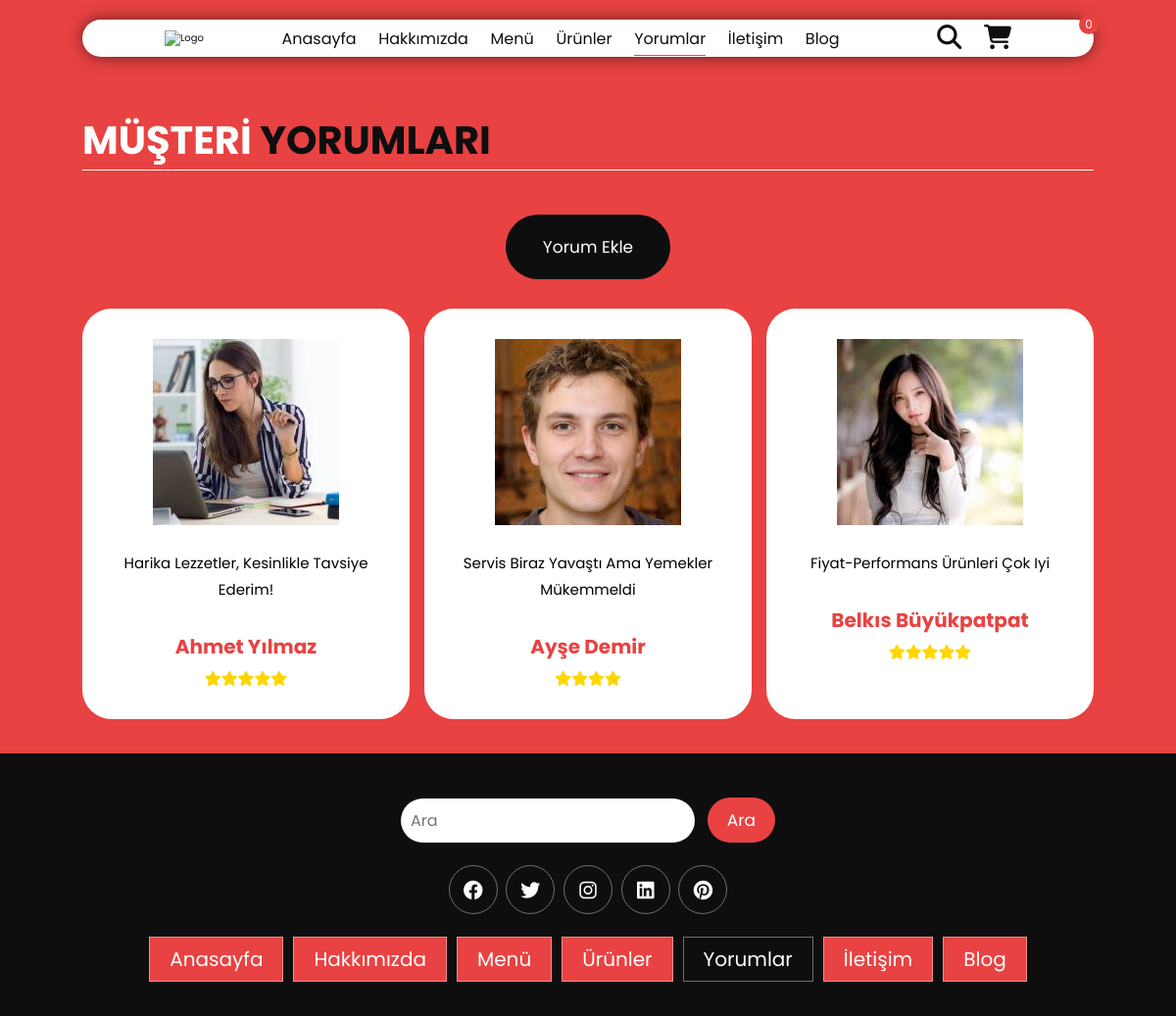
/review.php, run on the app's committed database.
### tables this page shows
CREATE TABLE IF NOT EXISTS reviews (
    id INT AUTO_INCREMENT PRIMARY KEY,
    user_name VARCHAR(100) NOT NULL,
    user_image VARCHAR(255),
    comment TEXT NOT NULL,
    rating INT NOT NULL,
    created_at TIMESTAMP DEFAULT CURRENT_TIMESTAMP
);

### config/db.php (called while the page is built, shortened)
<?php
function getCartCount() {
    return array_sum(array_column($_SESSION['cart'], 'quantity'));
}

### review.php (the view, shortened to what this page needs)
<?php
require_once 'config/db.php';
$active_page = "review";
$reviews = $db->query("SELECT * FROM reviews ORDER BY created_at DESC")->fetchAll(PDO::FETCH_ASSOC);
?>
<!DOCTYPE html>
<html lang="tr">
<head>
    <link rel="stylesheet" href="https://cdnjs.cloudflare.com/ajax/libs/font-awesome/6.1.1/css/all.min.css" />
    <link rel="stylesheet" href="assets/css/style.css" />
</head>
<body>
    <?php include 'partials/header.php'; ?>
<section class="review" id="review">
    <h1 class="heading">Müşteri <span>Yorumları</span></h1>
    <div style="text-align: center; margin-bottom: 3rem;">
        <a href="add_review.php" class="btn">Yorum Ekle</a>
    </div>
    <div class="box-container">
        <?php foreach ($reviews as $review): ?>
        <div class="box">
            <img src="assets/images/<?= htmlspecialchars($review['user_image']) ?>" alt="quote" />
            <p><?= htmlspecialchars($review['comment']) ?></p>
            <h3><?= htmlspecialchars($review['user_name']) ?></h3>
            <div class="stars">
                <?= str_repeat('<i class="fas fa-star"></i>', $review['rating']) ?>
            </div>
        </div>
    <?php endforeach; ?>
    </div>
</section>
    <?php include 'partials/footer.php'; ?>
</body>
</html>

### partials/header.php (shortened to what this page needs)
<header class="header">
    <a href="index.php" class="logo">
        <img src="assets/images/logo.png" alt="logo" />
    </a>
    <nav class="navbar">
        <a <?php echo $active_page == 'home' ? 'class="active"' : ''; ?> href="index.php">Anasayfa</a>
        <a <?php echo $active_page == 'about' ? 'class="active"' : ''; ?> href="about.php">Hakkımızda</a>
        <a <?php echo $active_page == 'menu' ? 'class="active"' : ''; ?> href="menu.php">Menü</a>
        <a <?php echo $active_page == 'products' ? 'class="active"' : ''; ?> href="products.php">Ürünler</a>
        <a <?php echo $active_page == 'review' ? 'class="active"' : ''; ?> href="review.php">Yorumlar</a>
        <a <?php echo $active_page == 'contact' ? 'class="active"' : ''; ?> href="contact.php">İletişim</a>
        <a <?php echo $active_page == 'blogs' ? 'class="active"' : ''; ?> href="blogs.php">Blog</a>
    </nav>
    <div class="buttons">
        <button id="search-btn">
            <i class="fas fa-search"></i>
        </button>
        <button id="cart-btn">
            <i class="fas fa-shopping-cart"></i>
            <span class="cart-count"><?php echo getCartCount(); ?></span>
        </button>
    </div>
</header>

### partials/footer.php
<section class="footer">
    <div class="search">
        <form action="search.php" method="GET">
            <input type="text" class="search-input" placeholder="Ara" name="q" />
            <button type="submit" class="btn btn-primary">Ara</button>
        </form>
    </div>
    <div class="share">
        <a href="#" class="fab fa-facebook"></a>
        <a href="#" class="fab fa-twitter"></a>
        <a href="#" class="fab fa-instagram"></a>
        <a href="#" class="fab fa-linkedin"></a>
        <a href="#" class="fab fa-pinterest"></a>
    </div>
    <div class="links">
        <a <?php echo $active_page == 'home' ? 'class="active"' : ''; ?> href="index.php">Anasayfa</a>
        <a <?php echo $active_page == 'about' ? 'class="active"' : ''; ?> href="about.php">Hakkımızda</a>
        <a <?php echo $active_page == 'menu' ? 'class="active"' : ''; ?> href="menu.php">Menü</a>
        <a <?php echo $active_page == 'products' ? 'class="active"' : ''; ?> href="products.php">Ürünler</a>
        <a <?php echo $active_page == 'review' ? 'class="active"' : ''; ?> href="review.php">Yorumlar</a>
        <a <?php echo $active_page == 'contact' ? 'class="active"' : ''; ?> href="contact.php">İletişim</a>
        <a <?php echo $active_page == 'blogs' ? 'class="active"' : ''; ?> href="blogs.php">Blog</a>
    </div>
</section>

### assets/css/style.css (style rules this page uses)
:root { --main-color: #e84242; --black-color: #0e0e0e; --border: 0.1rem solid rgba(255, 255, 255, 0.4); }
* { font-family: "Poppins", sans-serif; margin: 0; padding: 0; box-sizing: border-box; outline: none; border: none; text-decoration: none; text-transform: capitalize; transition: 0.2s ease; }
html { font-size: 62.5%; scroll-padding-top: 9rem; scroll-behavior: smooth; overflow-x: hidden; }
body { background-color: var(--main-color); overflow-x: hidden; }
section { padding: 3.5rem 7%; }
a { color: var(--black-color); text-decoration: none; }
.btn { margin-top: 1rem; display: inline-block; padding: 2rem 3.75rem; border-radius: 30rem; font-size: 1.7rem; color: #fff; background-color: var(--black-color); cursor: pointer; }
.heading { color: #fff; text-transform: uppercase; font-size: 4rem; margin-bottom: 3.5rem; border-bottom: 0.1rem solid #fff; }
.heading span { color: var(--black-color); text-transform: uppercase; }
.search-input { font-size: 1.6rem; color: var(--black-color); padding: 1rem; text-transform: none; border-radius: 3rem; }
.header .logo img { height: 10rem; }
.header { background-color: #fff; display: flex; align-items: center; justify-content: space-between; padding: 0 7%; margin: 2rem 7%; border-radius: 30rem; box-shadow: 0px 0px 17px -2px rgba(0, 0, 0, 0.75); position: sticky; top: 0; z-index: 1000; }
.header .navbar a { margin: 0 1rem; font-size: 1.6rem; color: var(--black-color); border-bottom: 0.1rem solid transparent; }
.header .navbar .active, .header .navbar a:hover { border-color: var(--main-color); padding-bottom: 0.5rem; }
.header .buttons button { cursor: pointer; font-size: 2.5rem; margin-left: 2rem; background-color: transparent; color: var(--black-color); }
.review .box-container { display: grid; grid-template-columns: repeat(auto-fit, minmax(30rem, 1fr)); gap: 1.5rem; }
.review .box-container .box { border: var(--border); text-align: center; padding: 3rem 2rem; background-color: #fff; border-radius: 3rem; }
.review .box-container .box p { font-size: 1.5rem; line-height: 1.8; padding: 2rem 0; }
.review .box-container .box h3 { padding: 1rem 0; font-size: 2rem; color: var(--main-color); }
.review .box-container .box .stars i { font-size: 1.5rem; color: gold; }
.footer { background-color: var(--black-color); text-align: center; }
.footer .search { display: flex; justify-content: center; }
.footer .search .search-input { width: 30rem; }
.footer .search .btn-primary { background-color: var(--main-color); padding: 1rem 2rem; margin-left: 1rem; }
.footer .share { padding: 2rem 0; }
.footer .share a { width: 5rem; height: 5rem; line-height: 5rem; color: #fff; font-size: 2rem; border: var(--border); border-radius: 50%; margin: 0.3rem; }
.footer .links { display: flex; justify-content: center; flex-wrap: wrap; gap: 1rem; }
.footer .links a { background-color: var(--main-color); padding: 0.7rem 2rem; color: #fff; font-size: 2rem; border: var(--border); }
.footer .links a.active { background-color: var(--black-color); }
.cart-count { position: absolute; top: -5px; right: -5px; background-color: var(--main-color); color: white; border-radius: 50%; width: 20px; height: 20px; display: flex; align-items: center; justify-content: center; font-size: 1.2rem; }

### data on the page
reviews: user_image (picture), comment "Harika Lezzetler, Kesinlikle Tavsiye Ederim!", user_name "Ahmet Yılmaz", rating 5 (drawn)
reviews: user_image (picture), comment "Servis Biraz Yavaştı Ama Yemekler Mükemmeldi", user_name "Ayşe Demir", rating 4 (drawn)
reviews: user_image (picture), comment "Fiyat-Performans Ürünleri Çok Iyi", user_name "Belkıs Büyükpatpat", rating 5 (drawn)

### other printed values
getCartCount() "0"
